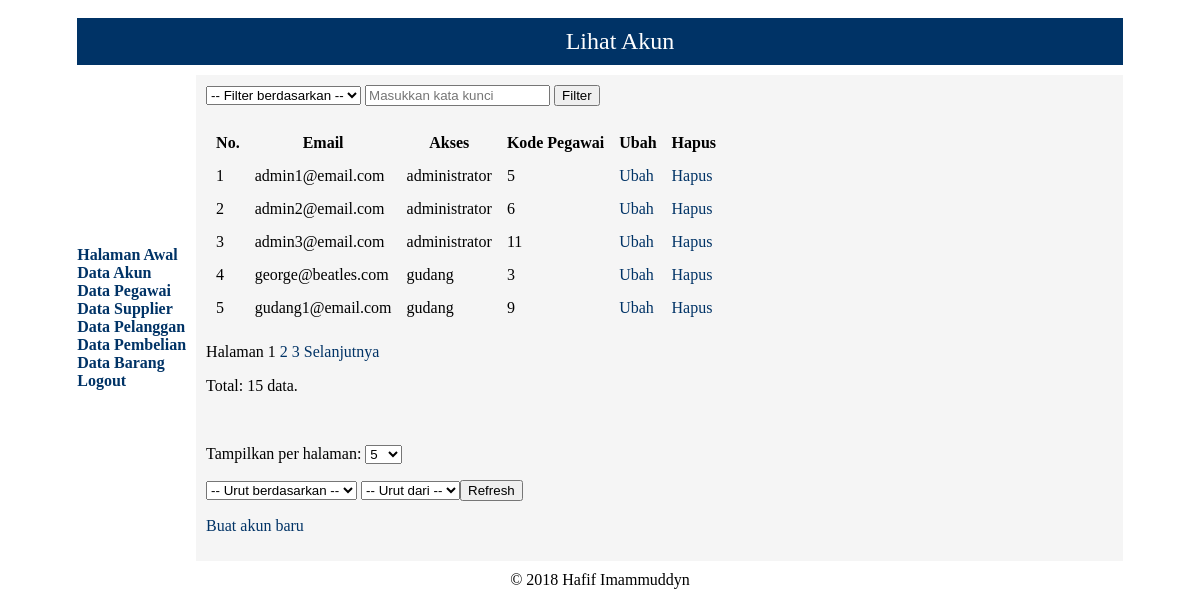
The page /lihat_akun.php (signed in) on the database as committed earlier.
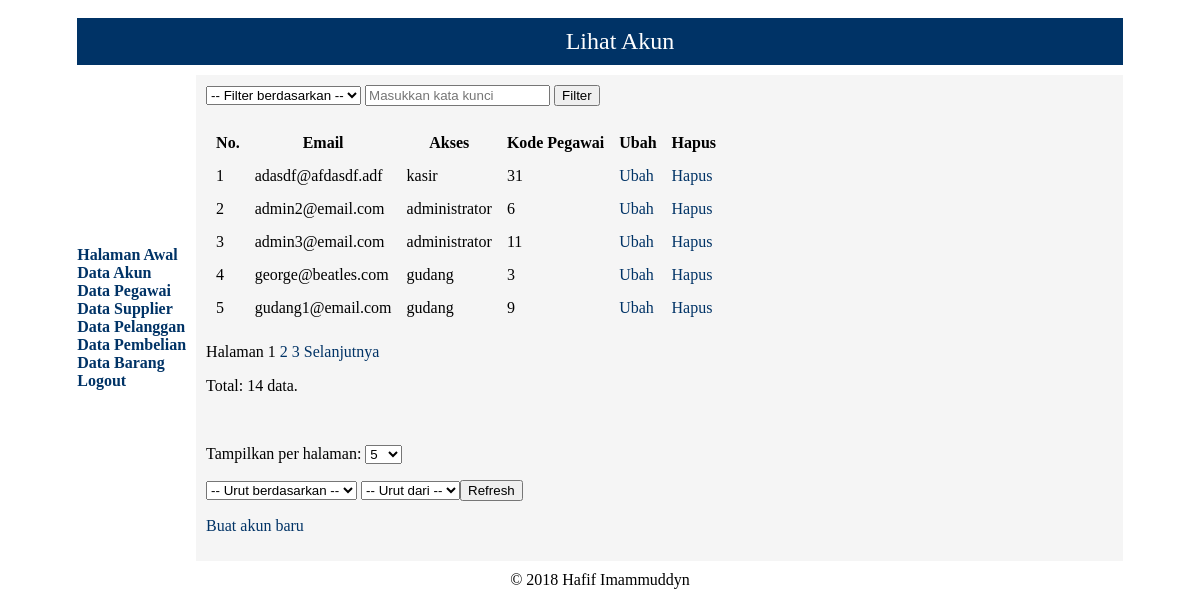
The same page on the database as committed later.
### tables this page shows
CREATE TABLE `tb_akun` (
  `kode_akun` int(11) NOT NULL AUTO_INCREMENT,
  `email` varchar(40) NOT NULL,
  `kata_sandi` varchar(40) NOT NULL,
  `akses` enum('administrator','gudang','kasir','manager') NOT NULL,
  `kode_pegawai` int(11) NOT NULL,
  PRIMARY KEY (`kode_akun`),
  UNIQUE KEY `nama_pengguna` (`email`),
  UNIQUE KEY `email` (`email`),
  KEY `kode_pegawai` (`kode_pegawai`),
  KEY `login` (`email`,`kata_sandi`,`akses`),
  CONSTRAINT `tb_akun_ibfk_1` FOREIGN KEY (`kode_pegawai`) REFERENCES `tb_pegawai` (`kode_pegawai`) ON DELETE NO ACTION ON UPDATE NO ACTION
);

### lihat_akun.php (the view, shortened to what this page needs)
<?php
if (isset($_GET['col'], $_GET['keyword']) && in_array(strtolower($_GET['col']), [1, 2, 3]) && (strlen($_GET['keyword']) >= 1)) {
    $column = trim(htmlentities($_GET['col']));
    $keyword = trim(htmlentities($_GET['keyword']));
} else {
    $column = $keyword = FALSE;
}
if (
  !isset($_GET['s'], $_GET['o']) || !in_array(strtolower($_GET['s']), ['email', 'akses', 'kode_pegawai']) || !in_array(filter_var($_GET['o'], FILTER_VALIDATE_INT, array('options' => array('min_range' => 1, 'max_range' => 2))), [1, 2])) {
    $s = 'email';
    $o = 1;
} else {
    $s = $_GET['s'];
    $o = $_GET['o'];
}
if (!isset($_GET['display']) || (!is_numeric($_GET['display'])) || !check_five($_GET['display']) || !in_array($_GET['display'], [5, 10, 15])) {
    if (isset($_SESSION['display'])) {
        $display = $_SESSION['display'];
    } else {
        $display = 5;
    }
} else {
    $display = $_GET['display'];
}
if ($o == 1) {
    $ot = 'ASC';
} else {
    $ot = 'DESC';
}
require('mysqli_connect.php');
if ($column && ($keyword !== FALSE)) {
    switch ($column) {
        case '1' :
            $colkey = 'email';
            $hpc = 'Email';
            break;
        case '2' :
            $colkey = 'akses';
            $hpc = 'Akses';
            break;
        case '3' :
            $colkey = 'kode_pegawai';
            $hpc = 'Kode Pegawai';
            break;
    }
    $keyword = mysqli_real_escape_string($dbc, $keyword);
    $colkey = mysqli_real_escape_string($dbc, $colkey);
    $fq = " WHERE $colkey LIKE '%$keyword%'";
    $search = TRUE;
} else {
    $fq = "";
    $search = FALSE;
}
$q = "SELECT COUNT(*) FROM tb_akun $fq";
$r = @mysqli_query($dbc, $q) or die('<h1>Terjadi kesalahan!</h1><p>Kesalahan:<br />' . mysqli_error($dbc) . '</p>');
list($total_row) = mysqli_fetch_array($r, MYSQLI_NUM);
if (isset($_GET['start']) && check_start($_GET['start'], $display)) {
    $start = $_GET['start'];
} else {
    $start = 0;
}
$q = "SELECT * FROM tb_akun $fq ORDER BY $s $ot LIMIT $start, $display";
$r = @mysqli_query($dbc, $q);
if ($r) {
    echo '<form name="pencarian" action="lihat_akun.php" method="get">
        <select name="col">
          <option value="">-- Filter berdasarkan --</option>
          <option value="1"';
    if (isset($_GET['col']) && ($_GET['col'] == '1')) {
        echo ' selected="selected"';
    }
    echo '>Email</option>
          <option value="2"';
    echo '>Akses</option>
          <option value="3"';
    if (isset($_GET['col']) && ($_GET['col'] == '3')) {
        echo ' selected="selected"';
    }
    echo '>Kode Pegawai</option>
        </select>
        <input name="keyword" type="search" placeholder="Masukkan kata kunci" value="' . ((isset($_GET['keyword'])) ? $_GET['keyword'] : '') . '" />
        <input name="submit" type="submit" value="Filter" />
      </form><br />';
    if ($search && $total_row == 0) {
        echo '<p>Data tidak ditemukan.</p>';
    } else {
        if ($total_row > $display) {
            $pages = ceil($total_row / $display);
        } else {
            $pages = 1;
        }
        echo '<table border="0" cellpadding="5" cellspacing="5">
          <tr>
            <th>No.</th>
            <th>Email</th>
            <th>Akses</th>
            <th>Kode Pegawai</th>
            <th>Ubah</th>
            <th>Hapus</th>
          </tr>';
        $no = $start + 1;
        while ($row = mysqli_fetch_array($r, MYSQLI_ASSOC)) {
            echo '<tr>
              <td>' . $no . '</td>
              <td>' . $row['email'] . '</td>
              <td>' . $row['akses'] . '</td>
              <td>' . $row['kode_pegawai'] . '</td>
              <td><a href="edit_akun.php?id=' . $row['kode_akun'] . '" class="navlink">Ubah</a></td>
              <td><a href="hapus_akun.php?id=' . $row['kode_akun'] . '" class="navlink">Hapus</a></td></tr>';
            $no++;
        }
        echo '</table>';
        if (isset($_GET['s'])) {
            $s = $_GET['s'];
        } else {
            $s = NULL;
        }
        if (isset($_GET['o'])) {
            $o = $_GET['o'];
        } else {
            $o = NULL;
        }
        if ($pages > 1) {
            echo '<p>Halaman ';
            $current_page = ($start / $display) + 1;
            for ($i = 1; $i <= $pages; $i++) {
                if ($current_page != $i) {
                    echo '<a class="navlink" href="lihat_akun.php?start=' . ($display * ($i - 1)) . '&display=' . $display . '&col=' . $column . '&keyword='. $keyword . '&s=' . $s . '&o=' . $o . '">' . $i . '</a> ';
                } else {
                    echo $i . ' ';
                }
            }
            if ($current_page != $pages) {
                echo '<a class="navlink" href="lihat_akun.php?start=' . ($start + $display) . '&display=' . $display . '&col=' . $column . '&keyword='. $keyword . '&s=' . $s . '&o=' . $o . '">Selanjutnya</a>';
            }
            echo '</p>';
        }
        echo '<p>Total: ' . $total_row . ' data.</p><br />';
        if ($total_row > 1) {
            echo '<form action="lihat_akun.php" method="get">
              <p>Tampilkan per halaman: <select name="display">
                <option value="5"';
            if ($display == 5) {
                echo ' selected="selected"';
            } else {
                echo '';
            }
            echo '>5</option>
                <option value="10"';
            if ($display == 10) {
                echo ' selected="selected"';
            } else {
                echo '';
            }
            echo '>10</option>
                <option value="15"';
            if ($display == 15) {
                echo ' selected="selected"';
            } else {
                echo '';
            }
            echo '>15</option>
              </select></p>
              <p><select name="s">
                <option value="">-- Urut berdasarkan --</option>
                <option value="email"';
            if (isset($_GET['s']) && ($_GET['s'] == 'email')) {
                echo ' selected="selected"';
            }
            echo '>Email</option>
                  <option value="akses"';
            echo '>Akses</option>
                  <option value="kode_pegawai"';
            if (isset($_GET['s']) && ($_GET['s'] == 'kode_pegawai')) {
                echo ' selected="selected"';
            }
            echo '>Kode Pegawai</option>
                </select>
                <select name="o">
                  <option value="">-- Urut dari --</option>
                  <option value="1"';
            if (isset($_GET['o']) && ($_GET['o'] == '1')) {
                echo ' selected="selected"';
            }
            echo '>A-Z</option>
                  <option value="2"';
            if (isset($_GET['o']) && ($_GET['o'] == '2')) {
                echo ' selected="selected"';
            }
            echo '>Z-A</option>
                </select>';
            echo '<input name="submit" type="submit" value="Refresh" /></p></form>';
        }
    }
} else {
    echo '<h1>Terjadi kesalahan!</h1><p>Kesalahan:<br />' . mysqli_error($dbc) . '</p>';
}
echo '<p><a href="input_akun.php" class="navlink">Buat akun baru</a></p>';
?>

Rows that differ between the two databases and show on the page:
removed tb_akun: email "admin1@email.com", akses "administrator", kode_pegawai "5"
added tb_akun: email "adasdf@afdasdf.adf", akses "kasir", kode_pegawai "31"
Other text that changed with them:
$total_row: "15" → "14"
